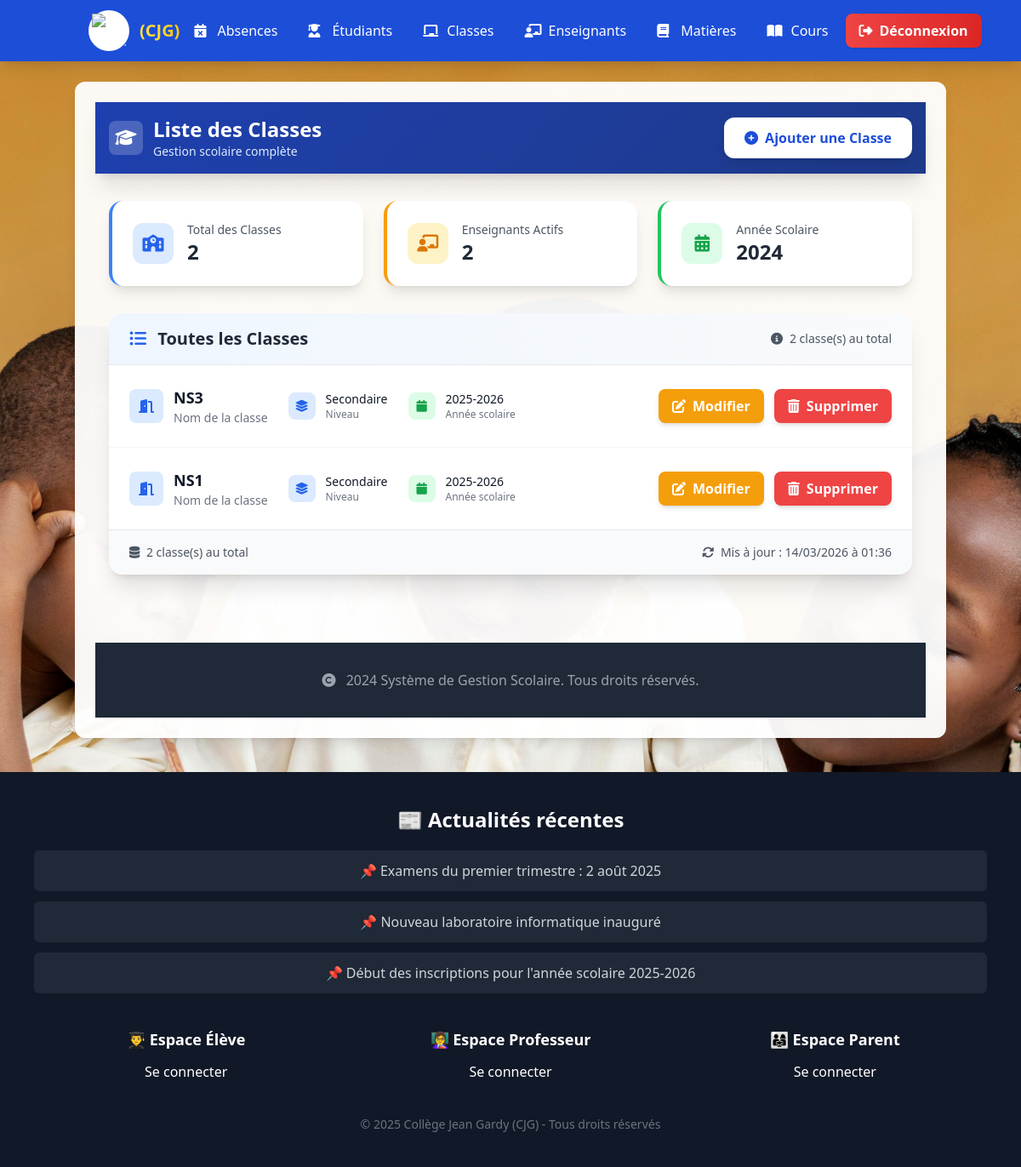
Page /classes/ (signed in) on the committed database.
### classes/models.py (models this page shows, shortened)
class Classe(models.Model):
    nom = models.CharField(max_length=100)
    niveau = models.CharField(max_length=100)
    annee_scolaire = models.CharField(max_length=20)

### classes/views.py (the view)
# urls.py: path('', views.liste_classes, name='liste_classes'),
@login_required
def liste_classes(request):
    classes = Classe.objects.all()
    return render(request, 'classes/liste_classes.html', {'classes': classes})

### classes/templates/classes/liste_classes.html (shortened to what this page needs)
{% extends 'home.html' %}
{% block content %}
<!DOCTYPE html>
<html lang="fr">
<head>
    <script src="https://cdn.tailwindcss.com"></script>
    <link rel="stylesheet" href="https://cdnjs.cloudflare.com/ajax/libs/font-awesome/6.4.0/css/all.min.css">
</head>
<body class="bg-gray-50 font-sans antialiased">
    <header class="gradient-bg text-white shadow-xl sticky-nav">
        <div class="container mx-auto px-4 py-4">
            <div class="flex flex-col md:flex-row justify-between items-center space-y-4 md:space-y-0">
                <div class="flex items-center space-x-3">
                    <div class="w-10 h-10 bg-white bg-opacity-20 rounded-lg flex items-center justify-center">
                        <i class="fas fa-graduation-cap text-xl"></i>
                    </div>
                    <div>
                        <h1 class="text-2xl font-bold">Liste des Classes</h1>
                        <p class="text-primary-100 text-sm">Gestion scolaire complète</p>
                    </div>
                </div>
                <a href="{% url 'creer_classe' %}"
                   class="bg-white text-primary-700 hover:bg-gray-100 transform hover:scale-105 transition-all duration-300 px-6 py-3 rounded-xl shadow-lg font-semibold flex items-center space-x-2 animate-scale-in">
                    <i class="fas fa-plus-circle"></i>
                    <span>Ajouter une Classe</span>
                </a>
            </div>
        </div>
    </header>
    <main class="container mx-auto px-4 py-8">
        <div class="grid grid-cols-1 md:grid-cols-3 gap-6 mb-8 animate-fade-in">
            <div class="bg-white rounded-2xl shadow-lg p-6 border-l-4 border-primary-500 hover-lift">
                <div class="flex items-center">
                    <div class="w-12 h-12 bg-primary-100 rounded-xl flex items-center justify-center mr-4">
                        <i class="fas fa-school text-primary-600 text-xl"></i>
                    </div>
                    <div>
                        <p class="text-sm text-gray-600">Total des Classes</p>
                        <p class="text-2xl font-bold text-gray-800">{{ classes|length }}</p>
                    </div>
                </div>
            </div>
            <div class="bg-white rounded-2xl shadow-lg p-6 border-l-4 border-secondary-500 hover-lift">
                <div class="flex items-center">
                    <div class="w-12 h-12 bg-secondary-100 rounded-xl flex items-center justify-center mr-4">
                        <i class="fas fa-chalkboard-teacher text-secondary-600 text-xl"></i>
                    </div>
                    <div>
                        <p class="text-sm text-gray-600">Enseignants Actifs</p>
                        <p class="text-2xl font-bold text-gray-800">{{ classes|length }}</p>
                    </div>
                </div>
            </div>
            <div class="bg-white rounded-2xl shadow-lg p-6 border-l-4 border-green-500 hover-lift">
                <div class="flex items-center">
                    <div class="w-12 h-12 bg-green-100 rounded-xl flex items-center justify-center mr-4">
                        <i class="fas fa-calendar-alt text-green-600 text-xl"></i>
                    </div>
                    <div>
                        <p class="text-sm text-gray-600">Année Scolaire</p>
                        <p class="text-2xl font-bold text-gray-800">2024</p>
                    </div>
                </div>
            </div>
        </div>
        <div class="bg-white rounded-2xl shadow-xl overflow-hidden animate-slide-up">
            <div class="px-6 py-4 bg-gradient-to-r from-primary-50 to-gray-50 border-b border-gray-200">
                <div class="flex flex-col sm:flex-row justify-between items-start sm:items-center">
                    <h2 class="text-xl font-semibold text-gray-800 mb-2 sm:mb-0">
                        <i class="fas fa-list-ul mr-2 text-primary-600"></i>
                        Toutes les Classes
                    </h2>
                    <div class="flex items-center space-x-2 text-sm text-gray-600">
                        <i class="fas fa-info-circle"></i>
                        <span>{{ classes|length }} classe(s) au total</span>
                    </div>
                </div>
            </div>
            <div class="divide-y divide-gray-100">
                {% for classe in classes %}
                <div class="p-6 hover:bg-gray-50 transition-all duration-300 fade-in-scroll">
                    <div class="flex flex-col lg:flex-row lg:items-center lg:justify-between space-y-4 lg:space-y-0">
                        <div class="flex-1">
                            <div class="flex flex-col sm:flex-row sm:items-center space-y-2 sm:space-y-0 sm:space-x-6">
                                <div class="flex items-center">
                                    <div class="w-10 h-10 bg-primary-100 rounded-lg flex items-center justify-center mr-3">
                                        <i class="fas fa-door-open text-primary-600"></i>
                                    </div>
                                    <div>
                                        <h3 class="text-lg font-semibold text-gray-900">{{ classe.nom }}</h3>
                                        <p class="text-sm text-gray-500">Nom de la classe</p>
                                    </div>
                                </div>
                                <div class="flex items-center">
                                    <div class="w-8 h-8 bg-blue-100 rounded-lg flex items-center justify-center mr-3">
                                        <i class="fas fa-layer-group text-blue-600 text-sm"></i>
                                    </div>
                                    <div>
                                        <p class="text-sm font-medium text-gray-900">{{ classe.niveau }}</p>
                                        <p class="text-xs text-gray-500">Niveau</p>
                                    </div>
                                </div>
                                <div class="flex items-center">
                                    <div class="w-8 h-8 bg-green-100 rounded-lg flex items-center justify-center mr-3">
                                        <i class="fas fa-calendar text-green-600 text-sm"></i>
                                    </div>
                                    <div>
                                        <p class="text-sm font-medium text-gray-900">{{ classe.annee_scolaire }}</p>
                                        <p class="text-xs text-gray-500">Année scolaire</p>
                                    </div>
                                </div>
                            </div>
                        </div>
                        {% if user.is_staff %}
                        <div class="flex space-x-2 lg:space-x-3">
                            <a href="{% url 'modifier_classe' classe.pk %}"
                               class="bg-secondary-500 hover:bg-secondary-600 text-white px-4 py-2 rounded-lg font-semibold transition-all duration-300 transform hover:scale-105 flex items-center space-x-2 shadow-md">
                                <i class="fas fa-edit"></i>
                                <span class="hidden sm:inline">Modifier</span>
                            </a>
                            <a href="{% url 'supprimer_classe' classe.pk %}"
                               class="bg-red-500 hover:bg-red-600 text-white px-4 py-2 rounded-lg font-semibold transition-all duration-300 transform hover:scale-105 flex items-center space-x-2 shadow-md">
                                <i class="fas fa-trash-alt"></i>
                                <span class="hidden sm:inline">Supprimer</span>
                            </a>
                        </div>
                        {% endif %}
                    </div>
                </div>
                {% endfor %}
            </div>
            <div class="px-6 py-4 bg-gray-50 border-t border-gray-200">
                <div class="flex flex-col sm:flex-row justify-between items-center text-sm text-gray-600">
                    <div class="mb-2 sm:mb-0">
                        <i class="fas fa-database mr-1"></i>
                        {{ classes|length }} classe(s) au total
                    </div>
                    <div>
                        <i class="fas fa-sync-alt mr-1"></i>
                        Mis à jour : {% now "d/m/Y à H:i" %}
                    </div>
                </div>
            </div>
        </div>
    </main>
    <footer class="bg-gray-800 text-white py-8 mt-12">
        <div class="container mx-auto px-4 text-center">
            <p class="text-gray-400">
                <i class="fas fa-copyright mr-2"></i>
                2024 Système de Gestion Scolaire. Tous droits réservés.
            </p>
        </div>
    </footer>
</body>
</html>
{% endblock %}

### authentification/templates/base.html (style rules this page uses)
body { background-position: center; background-repeat: no-repeat; background-attachment: fixed; background-size: cover; transition: background-image 1s ease-in-out; }

### classes/templates/classes/liste_classes.html (style rules this page uses)
.hover-lift { transition: all 0.3s ease; }
.gradient-bg { background: linear-gradient(135deg, #1e40af 0%, #1e3a8a 100%); }
.sticky-nav { position: sticky; top: 0; z-index: 40; backdrop-filter: blur(10px); }
.fade-in-scroll { opacity: 0; transform: translateY(30px); transition: all 0.6s ease; }
.fade-in-scroll.visible { opacity: 1; transform: translateY(0); }

### rows in the picture
Classe: nom "NS3", niveau "Secondaire", annee_scolaire "2025-2026"
Classe: nom "NS1", niveau "Secondaire", annee_scolaire "2025-2026"

### other values in the picture
{{ classes|length }} "2"
